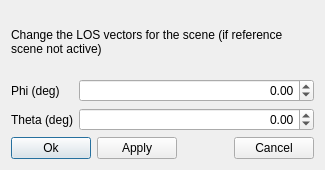
<?xml version="1.0" encoding="UTF-8"?>
<ui version="4.0">
 <class>dialogModelLos</class>
 <widget class="QDialog" name="dialogModelLos">
  <property name="windowModality">
   <enum>Qt::WindowModal</enum>
  </property>
  <property name="geometry">
   <rect>
    <x>0</x>
    <y>0</y>
    <width>325</width>
    <height>170</height>
   </rect>
  </property>
  <property name="sizePolicy">
   <sizepolicy hsizetype="Preferred" vsizetype="Preferred">
    <horstretch>0</horstretch>
    <verstretch>0</verstretch>
   </sizepolicy>
  </property>
  <property name="minimumSize">
   <size>
    <width>325</width>
    <height>170</height>
   </size>
  </property>
  <property name="maximumSize">
   <size>
    <width>400</width>
    <height>200</height>
   </size>
  </property>
  <property name="windowTitle">
   <string>LOS Configuration SandboxScene</string>
  </property>
  <layout class="QVBoxLayout" name="verticalLayout">
   <item>
    <widget class="QLabel" name="label_5">
     <property name="text">
      <string>Change the LOS vectors for the scene (if reference scene not active)</string>
     </property>
     <property name="wordWrap">
      <bool>true</bool>
     </property>
    </widget>
   </item>
   <item>
    <layout class="QGridLayout" name="gridLayout" columnstretch="0,2" columnminimumwidth="0,0">
     <item row="0" column="0">
      <widget class="QLabel" name="phi_label">
       <property name="sizePolicy">
        <sizepolicy hsizetype="Minimum" vsizetype="Preferred">
         <horstretch>0</horstretch>
         <verstretch>0</verstretch>
        </sizepolicy>
       </property>
       <property name="toolTip">
        <string> &lt;span style='font-family: monospace'&gt;SandboxScene.theta&lt;/span&gt;</string>
       </property>
       <property name="text">
        <string>Phi (deg)</string>
       </property>
      </widget>
     </item>
     <item row="1" column="0">
      <widget class="QLabel" name="theta_label">
       <property name="sizePolicy">
        <sizepolicy hsizetype="Minimum" vsizetype="Preferred">
         <horstretch>0</horstretch>
         <verstretch>0</verstretch>
        </sizepolicy>
       </property>
       <property name="toolTip">
        <string> &lt;span style='font-family: monospace'&gt;SandboxScene.theta&lt;/span&gt;</string>
       </property>
       <property name="text">
        <string>Theta (deg)</string>
       </property>
      </widget>
     </item>
     <item row="0" column="1">
      <widget class="QDoubleSpinBox" name="spinlos_theta">
       <property name="alignment">
        <set>Qt::AlignRight|Qt::AlignTrailing|Qt::AlignVCenter</set>
       </property>
       <property name="minimum">
        <double>-999.000000000000000</double>
       </property>
       <property name="maximum">
        <double>999.990000000000009</double>
       </property>
      </widget>
     </item>
     <item row="1" column="1">
      <widget class="QDoubleSpinBox" name="spinlos_phi">
       <property name="alignment">
        <set>Qt::AlignRight|Qt::AlignTrailing|Qt::AlignVCenter</set>
       </property>
       <property name="minimum">
        <double>-999.000000000000000</double>
       </property>
       <property name="maximum">
        <double>999.990000000000009</double>
       </property>
      </widget>
     </item>
    </layout>
   </item>
   <item>
    <layout class="QHBoxLayout" name="horizontalLayout">
     <item>
      <widget class="QPushButton" name="okButton">
       <property name="text">
        <string>Ok</string>
       </property>
      </widget>
     </item>
     <item>
      <widget class="QPushButton" name="applyButton">
       <property name="text">
        <string>Apply</string>
       </property>
      </widget>
     </item>
     <item>
      <spacer name="horizontalSpacer">
       <property name="orientation">
        <enum>Qt::Horizontal</enum>
       </property>
       <property name="sizeHint" stdset="0">
        <size>
         <width>40</width>
         <height>20</height>
        </size>
       </property>
      </spacer>
     </item>
     <item>
      <widget class="QPushButton" name="cancelButton">
       <property name="text">
        <string>Cancel</string>
       </property>
      </widget>
     </item>
    </layout>
   </item>
  </layout>
 </widget>
 <tabstops>
  <tabstop>spinlos_phi</tabstop>
  <tabstop>spinlos_theta</tabstop>
  <tabstop>okButton</tabstop>
  <tabstop>applyButton</tabstop>
  <tabstop>cancelButton</tabstop>
 </tabstops>
 <resources/>
 <connections/>
</ui>
